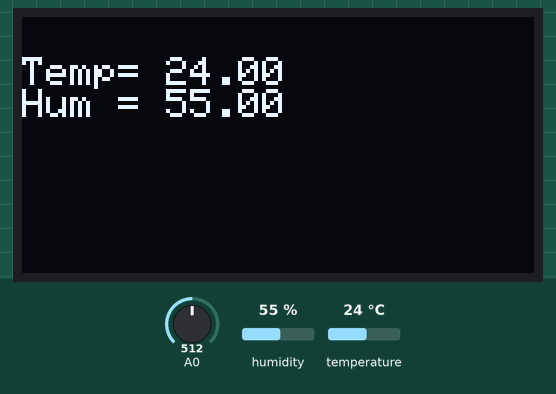
Recording of a sketch running on a simulated Arduino Uno, built with avr-gcc and run on an emulated ATmega328P. On the bench: 128×64 one-colour display. The inputs (shaded band) are chosen by the test bench; at power-on: humidity 55 %, A0 = 512, temperature 24 °C. What the sketch prints to the serial monitor is not drawn.

Above: at 1.8 s.
1.9 s: humidity set to 22 %
At 3.0 s:
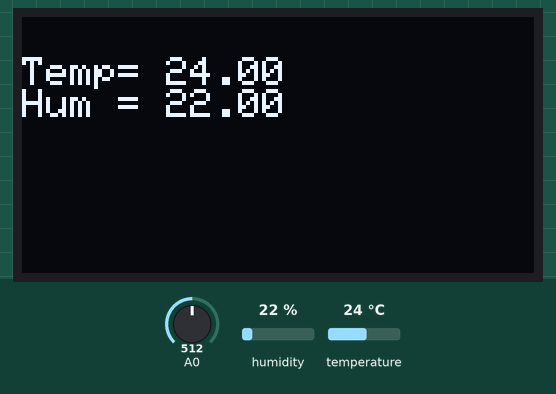
3.6 s: A0 set to 484
At 5.3 s:
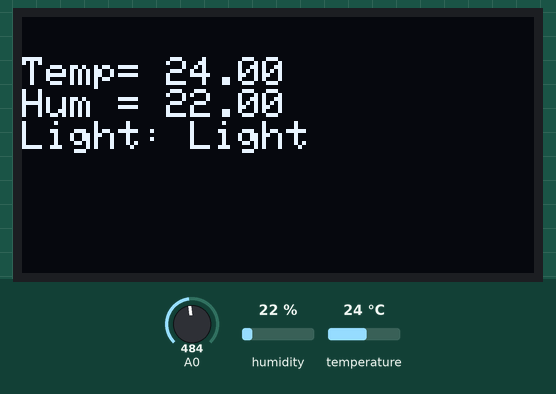
5.7 s: temperature set to 12 °C
At 7.5 s:
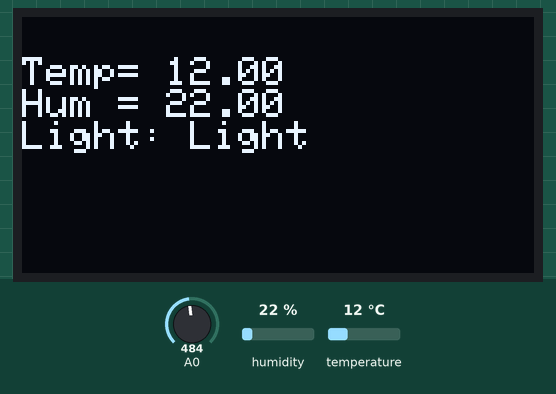
7.8 s: A0 set to 510
At 8.7 s:
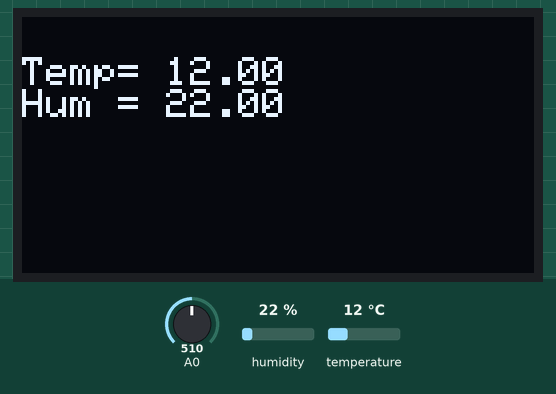
9.9 s: A0 set to 0
At 11.0 s:
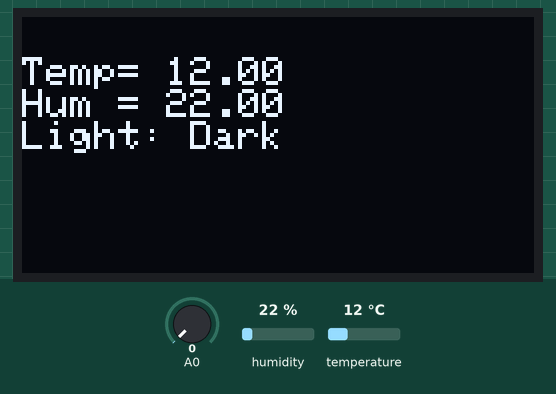
12.0 s: humidity set to 40 %
At 13.4 s:
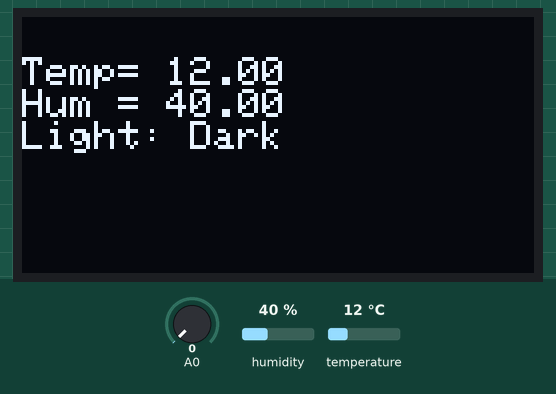
Timing chart, 0 to 15.0 s (numbered marks = the images above; inputs shaded):
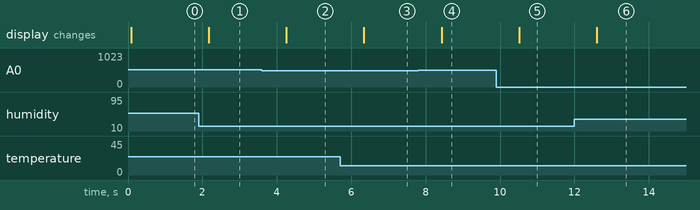

The sketch:

meteo_station.ino
```cpp
#include "DHT.h"
#include <Wire.h>
#include <Adafruit_GFX.h>
#include <Adafruit_SSD1306.h>

#define DHTPIN 8
#define DHTTYPE DHT11
#define SCREEN_WIDTH 128
#define SCREEN_HEIGHT 64

DHT dht(DHTPIN, DHTTYPE);


Adafruit_SSD1306 display(SCREEN_WIDTH, SCREEN_HEIGHT, &Wire, -1);


void setup() {
   dht.begin();
  Serial.begin(115200);

  if(!display.begin(SSD1306_SWITCHCAPVCC, 0x3C)) { // Address 0x3D for 128x64
    Serial.println(F("SSD1306 allocation failed"));
    for(;;);
  }

}


void loop() {
  int analogValue = analogRead(A0);

float h = dht.readHumidity();
float t = dht.readTemperature();
if (isnan(t) || isnan(h)) {
  Serial.println("Failed to read from DHT");
  }
else {


  Serial.println("Temp=");
  Serial.println(t);
  Serial.println("Humidity=");
  Serial.println(h);
  Serial.println(" ");

  display.clearDisplay();
  display.setTextSize(1);
  display.setTextColor(WHITE);
  display.setCursor(0, 10);
  display.print("Temp= ");
  display.println(t);
  display.print("Hum = ");
  display.println(h);


 if (analogValue < 10) {
    display.println("Light: Dark");
  } else if (analogValue < 500) {
    display.print("Light: Light");
  }

  display.display();
  delay(1000);
 }


}
```

Measured:
- the behaviour switches between 500 and 499 on A0 (found by bisection; images 1 and 2)
- after the input at 1.9 s, the display: changes after 0.27 s (image 1)
- after the input at 3.6 s, the display: changes after 0.66 s (image 2)
- after the input at 5.7 s, the display: changes after 0.64 s (image 3)
- after the input at 7.8 s, the display: changes after 0.63 s (image 4)
- after the input at 9.9 s, the display: changes after 0.62 s (image 5)
- after the input at 12.0 s, the display: changes after 0.60 s (image 6)
